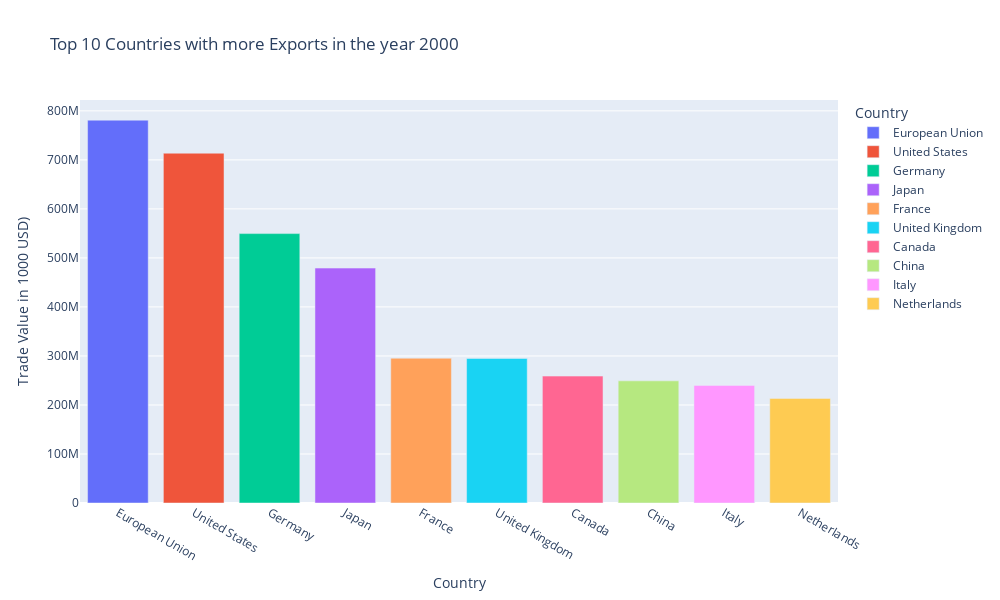
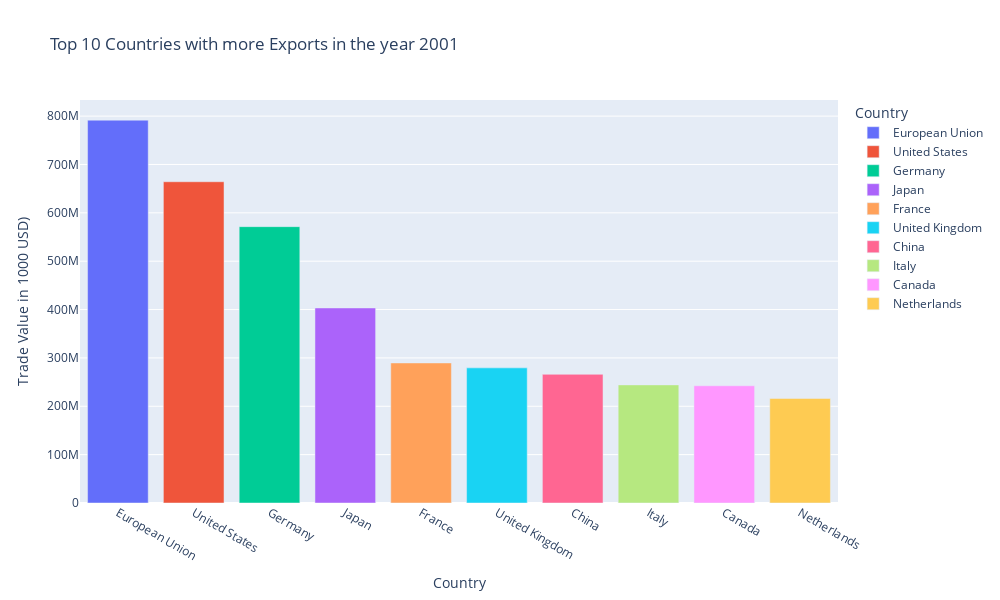
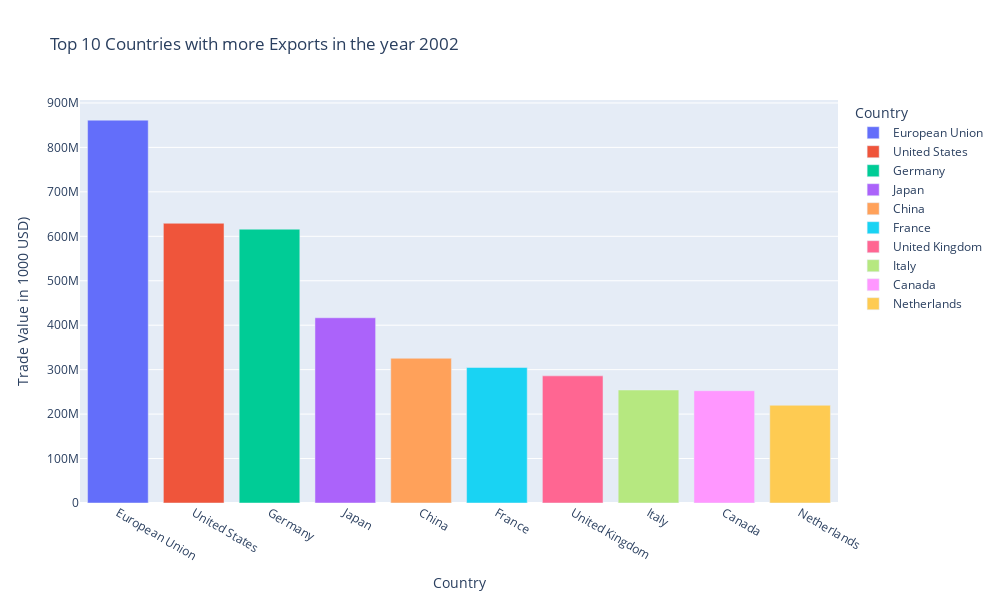
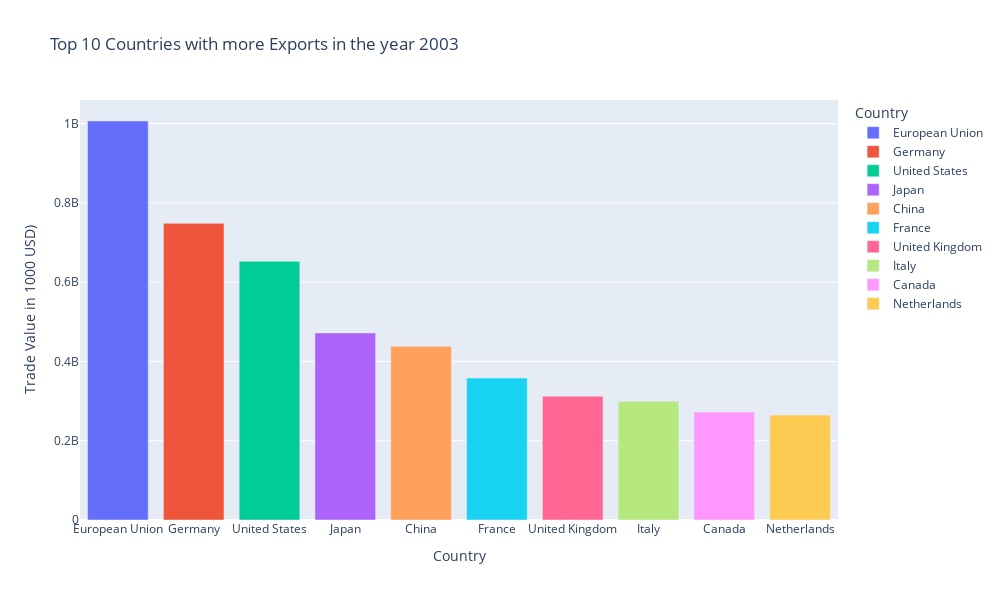

These figures' notebook cell, in order:
### Markdown cell above
## 2.2.2 Top 10 países con más exportaciones 2000 - 2020

### Code cell
for year in range(2000, 2020):

    exports_year = df[(df['Year'] == year)]
    exports_year = exports_year.sort_values(by='TradeValue', ascending=False).head(10)
    
    fig = px.bar(exports_year, x='Reporter', y='TradeValue', 
                 color='Reporter',
                hover_name='Reporter', 
                 title=f'Top 10 Countries with more Exports in the year {year}',
                 labels={'TradeValue': 'Trade Value in 1000 USD)', 'Reporter': 'Country'},)
    
    fig.update_layout(width=1000, height=600)
    
    fig.show()

pio.write_html(fig, file=f'graphs2/exp/top_exports_{year}.html', auto_open=False)

### Figure 1 — Plotly figure (JSON) as saved in the notebook; plotly's stock layout.template omitted (floating-point values rounded to 4 significant figures)
{"data": [{"alignmentgroup": "True", "hovertemplate": "<b>%{hovertext}</b><br><br>Country=%{x}<br>Trade Value in 1000 USD)=%{y}<extra></extra>", "hovertext": ["European Union"], "legendgroup": "European Union", "marker": {"color": "#636efa", "pattern": {"shape": ""}}, "name": "European Union", "offsetgroup": "European Union", "orientation": "v", "showlegend": true, "textposition": "auto", "type": "bar", "x": ["European Union"], "xaxis": "x", "y": [781000000.0], "yaxis": "y"}, {"alignmentgroup": "True", "hovertemplate": "<b>%{hovertext}</b><br><br>Country=%{x}<br>Trade Value in 1000 USD)=%{y}<extra></extra>", "hovertext": ["United States"], "legendgroup": "United States", "marker": {"color": "#EF553B", "pattern": {"shape": ""}}, "name": "United States", "offsetgroup": "United States", "orientation": "v", "showlegend": true, "textposition": "auto", "type": "bar", "x": ["United States"], "xaxis": "x", "y": [713600000.0], "yaxis": "y"}, {"alignmentgroup": "True", "hovertemplate": "<b>%{hovertext}</b><br><br>Country=%{x}<br>Trade Value in 1000 USD)=%{y}<extra></extra>", "hovertext": ["Germany"], "legendgroup": "Germany", "marker": {"color": "#00cc96", "pattern": {"shape": ""}}, "name": "Germany", "offsetgroup": "Germany", "orientation": "v", "showlegend": true, "textposition": "auto", "type": "bar", "x": ["Germany"], "xaxis": "x", "y": [549606741], "yaxis": "y"}, {"alignmentgroup": "True", "hovertemplate": "<b>%{hovertext}</b><br><br>Country=%{x}<br>Trade Value in 1000 USD)=%{y}<extra></extra>", "hovertext": ["Japan"], "legendgroup": "Japan", "marker": {"color": "#ab63fa", "pattern": {"shape": ""}}, "name": "Japan", "offsetgroup": "Japan", "orientation": "v", "showlegend": true, "textposition": "auto", "type": "bar", "x": ["Japan"], "xaxis": "x", "y": [479300000.0], "yaxis": "y"}, {"alignmentgroup": "True", "hovertemplate": "<b>%{hovertext}</b><br><br>Country=%{x}<br>Trade Value in 1000 USD)=%{y}<extra></extra>", "hovertext": ["France"], "legendgroup": "France", "marker": {"color": "#FFA15A", "pattern": {"shape": ""}}, "name": "France", "offsetgroup": "France", "orientation": "v", "showlegend": true, "textposition": "auto", "type": "bar", "x": ["France"], "xaxis": "x", "y": [295300000.0], "yaxis": "y"}, {"alignmentgroup": "True", "hovertemplate": "<b>%{hovertext}</b><br><br>Country=%{x}<br>Trade Value in 1000 USD)=%{y}<extra></extra>", "hovertext": ["United Kingdom"], "legendgroup": "United Kingdom", "marker": {"color": "#19d3f3", "pattern": {"shape": ""}}, "name": "United Kingdom", "offsetgroup": "United Kingdom", "orientation": "v", "showlegend": true, "textposition": "auto", "type": "bar", "x": ["United Kingdom"], "xaxis": "x", "y": [294900000.0], "yaxis": "y"}, {"alignmentgroup": "True", "hovertemplate": "<b>%{hovertext}</b><br><br>Country=%{x}<br>Trade Value in 1000 USD)=%{y}<extra></extra>", "hovertext": ["Canada"], "legendgroup": "Canada", "marker": {"color": "#FF6692", "pattern": {"shape": ""}}, "name": "Canada", "offsetgroup": "Canada", "orientation": "v", "showlegend": true, "textposition": "auto", "type": "bar", "x": ["Canada"], "xaxis": "x", "y": [258900000.0], "yaxis": "y"}, {"alignmentgroup": "True", "hovertemplate": "<b>%{hovertext}</b><br><br>Country=%{x}<br>Trade Value in 1000 USD)=%{y}<extra></extra>", "hovertext": ["China"], "legendgroup": "China", "marker": {"color": "#B6E880", "pattern": {"shape": ""}}, "name": "China", "offsetgroup": "China", "orientation": "v", "showlegend": true, "textposition": "auto", "type": "bar", "x": ["China"], "xaxis": "x", "y": [249200000.0], "yaxis": "y"}, {"alignmentgroup": "True", "hovertemplate": "<b>%{hovertext}</b><br><br>Country=%{x}<br>Trade Value in 1000 USD)=%{y}<extra></extra>", "hovertext": ["Italy"], "legendgroup": "Italy", "marker": {"color": "#FF97FF", "pattern": {"shape": ""}}, "name": "Italy", "offsetgroup": "Italy", "orientation": "v", "showlegend": true, "textposition": "auto", "type": "bar", "x": ["Italy"], "xaxis": "x", "y": [239900000.0], "yaxis": "y"}, {"alignmentgroup": "True", "hovertemplate": "<b>%{hovertext}</b><br><br>Country=%{x}<br>Trade Value in 1000 USD)=%{y}<extra></extra>", "hovertext": ["Netherlands"], "legendgroup": "Netherlands", "marker": {"color": "#FECB52", "pattern": {"shape": ""}}, "name": "Netherlands", "offsetgroup": "Netherlands", "orientation": "v", "showlegend": true, "textposition": "auto", "type": "bar", "x": ["Netherlands"], "xaxis": "x", "y": [213400000.0], "yaxis": "y"}], "layout": {"barmode": "relative", "height": 600, "legend": {"title": {"text": "Country"}, "tracegroupgap": 0}, "title": {"text": "Top 10 Countries with more Exports in the year 2000"}, "width": 1000, "xaxis": {"anchor": "y", "categoryarray": ["European Union", "United States", "Germany", "Japan", "France", "United Kingdom", "Canada", "China", "Italy", "Netherlands"], "categoryorder": "array", "domain": [0, 1], "title": {"text": "Country"}}, "yaxis": {"anchor": "x", "domain": [0, 1], "title": {"text": "Trade Value in 1000 USD)"}}}}

### Figure 2 — Plotly figure (JSON) as saved in the notebook; plotly's stock layout.template omitted (floating-point values rounded to 4 significant figures)
{"data": [{"alignmentgroup": "True", "hovertemplate": "<b>%{hovertext}</b><br><br>Country=%{x}<br>Trade Value in 1000 USD)=%{y}<extra></extra>", "hovertext": ["European Union"], "legendgroup": "European Union", "marker": {"color": "#636efa", "pattern": {"shape": ""}}, "name": "European Union", "offsetgroup": "European Union", "orientation": "v", "showlegend": true, "textposition": "auto", "type": "bar", "x": ["European Union"], "xaxis": "x", "y": [791600000.0], "yaxis": "y"}, {"alignmentgroup": "True", "hovertemplate": "<b>%{hovertext}</b><br><br>Country=%{x}<br>Trade Value in 1000 USD)=%{y}<extra></extra>", "hovertext": ["United States"], "legendgroup": "United States", "marker": {"color": "#EF553B", "pattern": {"shape": ""}}, "name": "United States", "offsetgroup": "United States", "orientation": "v", "showlegend": true, "textposition": "auto", "type": "bar", "x": ["United States"], "xaxis": "x", "y": [664300000.0], "yaxis": "y"}, {"alignmentgroup": "True", "hovertemplate": "<b>%{hovertext}</b><br><br>Country=%{x}<br>Trade Value in 1000 USD)=%{y}<extra></extra>", "hovertext": ["Germany"], "legendgroup": "Germany", "marker": {"color": "#00cc96", "pattern": {"shape": ""}}, "name": "Germany", "offsetgroup": "Germany", "orientation": "v", "showlegend": true, "textposition": "auto", "type": "bar", "x": ["Germany"], "xaxis": "x", "y": [571426720], "yaxis": "y"}, {"alignmentgroup": "True", "hovertemplate": "<b>%{hovertext}</b><br><br>Country=%{x}<br>Trade Value in 1000 USD)=%{y}<extra></extra>", "hovertext": ["Japan"], "legendgroup": "Japan", "marker": {"color": "#ab63fa", "pattern": {"shape": ""}}, "name": "Japan", "offsetgroup": "Japan", "orientation": "v", "showlegend": true, "textposition": "auto", "type": "bar", "x": ["Japan"], "xaxis": "x", "y": [403300000.0], "yaxis": "y"}, {"alignmentgroup": "True", "hovertemplate": "<b>%{hovertext}</b><br><br>Country=%{x}<br>Trade Value in 1000 USD)=%{y}<extra></extra>", "hovertext": ["France"], "legendgroup": "France", "marker": {"color": "#FFA15A", "pattern": {"shape": ""}}, "name": "France", "offsetgroup": "France", "orientation": "v", "showlegend": true, "textposition": "auto", "type": "bar", "x": ["France"], "xaxis": "x", "y": [289600000.0], "yaxis": "y"}, {"alignmentgroup": "True", "hovertemplate": "<b>%{hovertext}</b><br><br>Country=%{x}<br>Trade Value in 1000 USD)=%{y}<extra></extra>", "hovertext": ["United Kingdom"], "legendgroup": "United Kingdom", "marker": {"color": "#19d3f3", "pattern": {"shape": ""}}, "name": "United Kingdom", "offsetgroup": "United Kingdom", "orientation": "v", "showlegend": true, "textposition": "auto", "type": "bar", "x": ["United Kingdom"], "xaxis": "x", "y": [279400000.0], "yaxis": "y"}, {"alignmentgroup": "True", "hovertemplate": "<b>%{hovertext}</b><br><br>Country=%{x}<br>Trade Value in 1000 USD)=%{y}<extra></extra>", "hovertext": ["China"], "legendgroup": "China", "marker": {"color": "#FF6692", "pattern": {"shape": ""}}, "name": "China", "offsetgroup": "China", "orientation": "v", "showlegend": true, "textposition": "auto", "type": "bar", "x": ["China"], "xaxis": "x", "y": [266100000.0], "yaxis": "y"}, {"alignmentgroup": "True", "hovertemplate": "<b>%{hovertext}</b><br><br>Country=%{x}<br>Trade Value in 1000 USD)=%{y}<extra></extra>", "hovertext": ["Italy"], "legendgroup": "Italy", "marker": {"color": "#B6E880", "pattern": {"shape": ""}}, "name": "Italy", "offsetgroup": "Italy", "orientation": "v", "showlegend": true, "textposition": "auto", "type": "bar", "x": ["Italy"], "xaxis": "x", "y": [244300000.0], "yaxis": "y"}, {"alignmentgroup": "True", "hovertemplate": "<b>%{hovertext}</b><br><br>Country=%{x}<br>Trade Value in 1000 USD)=%{y}<extra></extra>", "hovertext": ["Canada"], "legendgroup": "Canada", "marker": {"color": "#FF97FF", "pattern": {"shape": ""}}, "name": "Canada", "offsetgroup": "Canada", "orientation": "v", "showlegend": true, "textposition": "auto", "type": "bar", "x": ["Canada"], "xaxis": "x", "y": [242400000.0], "yaxis": "y"}, {"alignmentgroup": "True", "hovertemplate": "<b>%{hovertext}</b><br><br>Country=%{x}<br>Trade Value in 1000 USD)=%{y}<extra></extra>", "hovertext": ["Netherlands"], "legendgroup": "Netherlands", "marker": {"color": "#FECB52", "pattern": {"shape": ""}}, "name": "Netherlands", "offsetgroup": "Netherlands", "orientation": "v", "showlegend": true, "textposition": "auto", "type": "bar", "x": ["Netherlands"], "xaxis": "x", "y": [216200000.0], "yaxis": "y"}], "layout": {"barmode": "relative", "height": 600, "legend": {"title": {"text": "Country"}, "tracegroupgap": 0}, "title": {"text": "Top 10 Countries with more Exports in the year 2001"}, "width": 1000, "xaxis": {"anchor": "y", "categoryarray": ["European Union", "United States", "Germany", "Japan", "France", "United Kingdom", "China", "Italy", "Canada", "Netherlands"], "categoryorder": "array", "domain": [0, 1], "title": {"text": "Country"}}, "yaxis": {"anchor": "x", "domain": [0, 1], "title": {"text": "Trade Value in 1000 USD)"}}}}

### Figure 3 — Plotly figure (JSON) as saved in the notebook; plotly's stock layout.template omitted (floating-point values rounded to 4 significant figures)
{"data": [{"alignmentgroup": "True", "hovertemplate": "<b>%{hovertext}</b><br><br>Country=%{x}<br>Trade Value in 1000 USD)=%{y}<extra></extra>", "hovertext": ["European Union"], "legendgroup": "European Union", "marker": {"color": "#636efa", "pattern": {"shape": ""}}, "name": "European Union", "offsetgroup": "European Union", "orientation": "v", "showlegend": true, "textposition": "auto", "type": "bar", "x": ["European Union"], "xaxis": "x", "y": [861300000.0], "yaxis": "y"}, {"alignmentgroup": "True", "hovertemplate": "<b>%{hovertext}</b><br><br>Country=%{x}<br>Trade Value in 1000 USD)=%{y}<extra></extra>", "hovertext": ["United States"], "legendgroup": "United States", "marker": {"color": "#EF553B", "pattern": {"shape": ""}}, "name": "United States", "offsetgroup": "United States", "orientation": "v", "showlegend": true, "textposition": "auto", "type": "bar", "x": ["United States"], "xaxis": "x", "y": [629300000.0], "yaxis": "y"}, {"alignmentgroup": "True", "hovertemplate": "<b>%{hovertext}</b><br><br>Country=%{x}<br>Trade Value in 1000 USD)=%{y}<extra></extra>", "hovertext": ["Germany"], "legendgroup": "Germany", "marker": {"color": "#00cc96", "pattern": {"shape": ""}}, "name": "Germany", "offsetgroup": "Germany", "orientation": "v", "showlegend": true, "textposition": "auto", "type": "bar", "x": ["Germany"], "xaxis": "x", "y": [615997391], "yaxis": "y"}, {"alignmentgroup": "True", "hovertemplate": "<b>%{hovertext}</b><br><br>Country=%{x}<br>Trade Value in 1000 USD)=%{y}<extra></extra>", "hovertext": ["Japan"], "legendgroup": "Japan", "marker": {"color": "#ab63fa", "pattern": {"shape": ""}}, "name": "Japan", "offsetgroup": "Japan", "orientation": "v", "showlegend": true, "textposition": "auto", "type": "bar", "x": ["Japan"], "xaxis": "x", "y": [416700000.0], "yaxis": "y"}, {"alignmentgroup": "True", "hovertemplate": "<b>%{hovertext}</b><br><br>Country=%{x}<br>Trade Value in 1000 USD)=%{y}<extra></extra>", "hovertext": ["China"], "legendgroup": "China", "marker": {"color": "#FFA15A", "pattern": {"shape": ""}}, "name": "China", "offsetgroup": "China", "orientation": "v", "showlegend": true, "textposition": "auto", "type": "bar", "x": ["China"], "xaxis": "x", "y": [325600000.0], "yaxis": "y"}, {"alignmentgroup": "True", "hovertemplate": "<b>%{hovertext}</b><br><br>Country=%{x}<br>Trade Value in 1000 USD)=%{y}<extra></extra>", "hovertext": ["France"], "legendgroup": "France", "marker": {"color": "#19d3f3", "pattern": {"shape": ""}}, "name": "France", "offsetgroup": "France", "orientation": "v", "showlegend": true, "textposition": "auto", "type": "bar", "x": ["France"], "xaxis": "x", "y": [304900000.0], "yaxis": "y"}, {"alignmentgroup": "True", "hovertemplate": "<b>%{hovertext}</b><br><br>Country=%{x}<br>Trade Value in 1000 USD)=%{y}<extra></extra>", "hovertext": ["United Kingdom"], "legendgroup": "United Kingdom", "marker": {"color": "#FF6692", "pattern": {"shape": ""}}, "name": "United Kingdom", "offsetgroup": "United Kingdom", "orientation": "v", "showlegend": true, "textposition": "auto", "type": "bar", "x": ["United Kingdom"], "xaxis": "x", "y": [286000000.0], "yaxis": "y"}, {"alignmentgroup": "True", "hovertemplate": "<b>%{hovertext}</b><br><br>Country=%{x}<br>Trade Value in 1000 USD)=%{y}<extra></extra>", "hovertext": ["Italy"], "legendgroup": "Italy", "marker": {"color": "#B6E880", "pattern": {"shape": ""}}, "name": "Italy", "offsetgroup": "Italy", "orientation": "v", "showlegend": true, "textposition": "auto", "type": "bar", "x": ["Italy"], "xaxis": "x", "y": [254200000.0], "yaxis": "y"}, {"alignmentgroup": "True", "hovertemplate": "<b>%{hovertext}</b><br><br>Country=%{x}<br>Trade Value in 1000 USD)=%{y}<extra></extra>", "hovertext": ["Canada"], "legendgroup": "Canada", "marker": {"color": "#FF97FF", "pattern": {"shape": ""}}, "name": "Canada", "offsetgroup": "Canada", "orientation": "v", "showlegend": true, "textposition": "auto", "type": "bar", "x": ["Canada"], "xaxis": "x", "y": [252600000.0], "yaxis": "y"}, {"alignmentgroup": "True", "hovertemplate": "<b>%{hovertext}</b><br><br>Country=%{x}<br>Trade Value in 1000 USD)=%{y}<extra></extra>", "hovertext": ["Netherlands"], "legendgroup": "Netherlands", "marker": {"color": "#FECB52", "pattern": {"shape": ""}}, "name": "Netherlands", "offsetgroup": "Netherlands", "orientation": "v", "showlegend": true, "textposition": "auto", "type": "bar", "x": ["Netherlands"], "xaxis": "x", "y": [219800000.0], "yaxis": "y"}], "layout": {"barmode": "relative", "height": 600, "legend": {"title": {"text": "Country"}, "tracegroupgap": 0}, "title": {"text": "Top 10 Countries with more Exports in the year 2002"}, "width": 1000, "xaxis": {"anchor": "y", "categoryarray": ["European Union", "United States", "Germany", "Japan", "China", "France", "United Kingdom", "Italy", "Canada", "Netherlands"], "categoryorder": "array", "domain": [0, 1], "title": {"text": "Country"}}, "yaxis": {"anchor": "x", "domain": [0, 1], "title": {"text": "Trade Value in 1000 USD)"}}}}

### Figure 4 — Plotly figure (JSON) as saved in the notebook; plotly's stock layout.template omitted (floating-point values rounded to 4 significant figures)
{"data": [{"alignmentgroup": "True", "hovertemplate": "<b>%{hovertext}</b><br><br>Country=%{x}<br>Trade Value in 1000 USD)=%{y}<extra></extra>", "hovertext": ["European Union"], "legendgroup": "European Union", "marker": {"color": "#636efa", "pattern": {"shape": ""}}, "name": "European Union", "offsetgroup": "European Union", "orientation": "v", "showlegend": true, "textposition": "auto", "type": "bar", "x": ["European Union"], "xaxis": "x", "y": [1007000000.0], "yaxis": "y"}, {"alignmentgroup": "True", "hovertemplate": "<b>%{hovertext}</b><br><br>Country=%{x}<br>Trade Value in 1000 USD)=%{y}<extra></extra>", "hovertext": ["Germany"], "legendgroup": "Germany", "marker": {"color": "#EF553B", "pattern": {"shape": ""}}, "name": "Germany", "offsetgroup": "Germany", "orientation": "v", "showlegend": true, "textposition": "auto", "type": "bar", "x": ["Germany"], "xaxis": "x", "y": [748531267], "yaxis": "y"}, {"alignmentgroup": "True", "hovertemplate": "<b>%{hovertext}</b><br><br>Country=%{x}<br>Trade Value in 1000 USD)=%{y}<extra></extra>", "hovertext": ["United States"], "legendgroup": "United States", "marker": {"color": "#00cc96", "pattern": {"shape": ""}}, "name": "United States", "offsetgroup": "United States", "orientation": "v", "showlegend": true, "textposition": "auto", "type": "bar", "x": ["United States"], "xaxis": "x", "y": [652700000.0], "yaxis": "y"}, {"alignmentgroup": "True", "hovertemplate": "<b>%{hovertext}</b><br><br>Country=%{x}<br>Trade Value in 1000 USD)=%{y}<extra></extra>", "hovertext": ["Japan"], "legendgroup": "Japan", "marker": {"color": "#ab63fa", "pattern": {"shape": ""}}, "name": "Japan", "offsetgroup": "Japan", "orientation": "v", "showlegend": true, "textposition": "auto", "type": "bar", "x": ["Japan"], "xaxis": "x", "y": [472000000.0], "yaxis": "y"}, {"alignmentgroup": "True", "hovertemplate": "<b>%{hovertext}</b><br><br>Country=%{x}<br>Trade Value in 1000 USD)=%{y}<extra></extra>", "hovertext": ["China"], "legendgroup": "China", "marker": {"color": "#FFA15A", "pattern": {"shape": ""}}, "name": "China", "offsetgroup": "China", "orientation": "v", "showlegend": true, "textposition": "auto", "type": "bar", "x": ["China"], "xaxis": "x", "y": [438200000.0], "yaxis": "y"}, {"alignmentgroup": "True", "hovertemplate": "<b>%{hovertext}</b><br><br>Country=%{x}<br>Trade Value in 1000 USD)=%{y}<extra></extra>", "hovertext": ["France"], "legendgroup": "France", "marker": {"color": "#19d3f3", "pattern": {"shape": ""}}, "name": "France", "offsetgroup": "France", "orientation": "v", "showlegend": true, "textposition": "auto", "type": "bar", "x": ["France"], "xaxis": "x", "y": [358100000.0], "yaxis": "y"}, {"alignmentgroup": "True", "hovertemplate": "<b>%{hovertext}</b><br><br>Country=%{x}<br>Trade Value in 1000 USD)=%{y}<extra></extra>", "hovertext": ["United Kingdom"], "legendgroup": "United Kingdom", "marker": {"color": "#FF6692", "pattern": {"shape": ""}}, "name": "United Kingdom", "offsetgroup": "United Kingdom", "orientation": "v", "showlegend": true, "textposition": "auto", "type": "bar", "x": ["United Kingdom"], "xaxis": "x", "y": [312100000.0], "yaxis": "y"}, {"alignmentgroup": "True", "hovertemplate": "<b>%{hovertext}</b><br><br>Country=%{x}<br>Trade Value in 1000 USD)=%{y}<extra></extra>", "hovertext": ["Italy"], "legendgroup": "Italy", "marker": {"color": "#B6E880", "pattern": {"shape": ""}}, "name": "Italy", "offsetgroup": "Italy", "orientation": "v", "showlegend": true, "textposition": "auto", "type": "bar", "x": ["Italy"], "xaxis": "x", "y": [299500000.0], "yaxis": "y"}, {"alignmentgroup": "True", "hovertemplate": "<b>%{hovertext}</b><br><br>Country=%{x}<br>Trade Value in 1000 USD)=%{y}<extra></extra>", "hovertext": ["Canada"], "legendgroup": "Canada", "marker": {"color": "#FF97FF", "pattern": {"shape": ""}}, "name": "Canada", "offsetgroup": "Canada", "orientation": "v", "showlegend": true, "textposition": "auto", "type": "bar", "x": ["Canada"], "xaxis": "x", "y": [272200000.0], "yaxis": "y"}, {"alignmentgroup": "True", "hovertemplate": "<b>%{hovertext}</b><br><br>Country=%{x}<br>Trade Value in 1000 USD)=%{y}<extra></extra>", "hovertext": ["Netherlands"], "legendgroup": "Netherlands", "marker": {"color": "#FECB52", "pattern": {"shape": ""}}, "name": "Netherlands", "offsetgroup": "Netherlands", "orientation": "v", "showlegend": true, "textposition": "auto", "type": "bar", "x": ["Netherlands"], "xaxis": "x", "y": [264800000.0], "yaxis": "y"}], "layout": {"barmode": "relative", "height": 600, "legend": {"title": {"text": "Country"}, "tracegroupgap": 0}, "title": {"text": "Top 10 Countries with more Exports in the year 2003"}, "width": 1000, "xaxis": {"anchor": "y", "categoryarray": ["European Union", "Germany", "United States", "Japan", "China", "France", "United Kingdom", "Italy", "Canada", "Netherlands"], "categoryorder": "array", "domain": [0, 1], "title": {"text": "Country"}}, "yaxis": {"anchor": "x", "domain": [0, 1], "title": {"text": "Trade Value in 1000 USD)"}}}}
